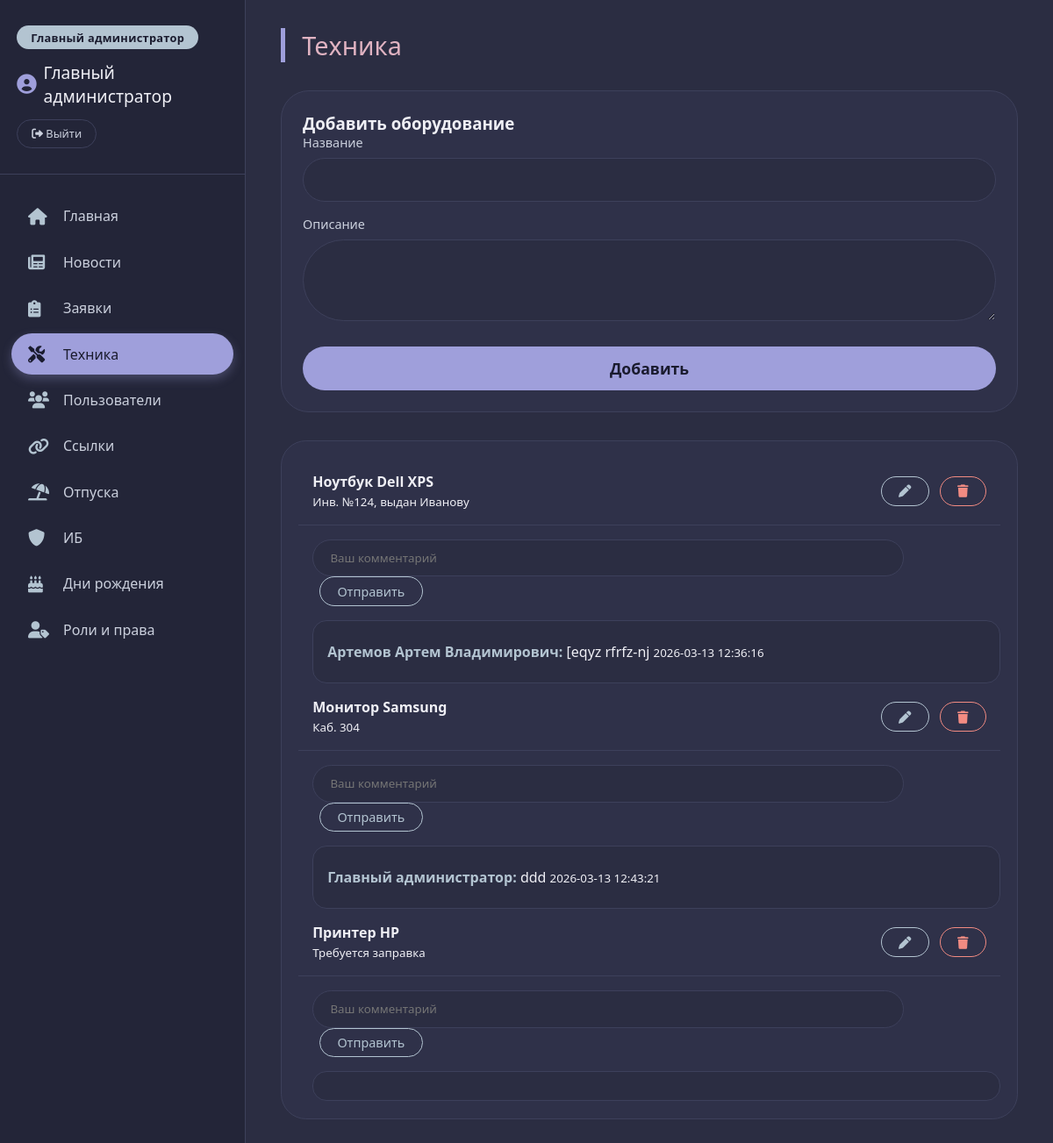
Page /main.php?page=equipment (signed in) on the committed database.
### tables this page shows
CREATE TABLE equipment (
        id INTEGER PRIMARY KEY AUTOINCREMENT,
        name TEXT NOT NULL,
        description TEXT
    );

CREATE TABLE comments (
        id INTEGER PRIMARY KEY AUTOINCREMENT,
        equipment_id INTEGER NOT NULL,
        user_id INTEGER NOT NULL,
        comment TEXT NOT NULL,
        created_at DATETIME DEFAULT CURRENT_TIMESTAMP
    );

CREATE TABLE users (
        id INTEGER PRIMARY KEY AUTOINCREMENT,
        username TEXT UNIQUE NOT NULL,
        password_hash TEXT NOT NULL,
        full_name TEXT NOT NULL,
        role TEXT NOT NULL DEFAULT 'user'
    , role_id INTEGER REFERENCES roles(id));

### config.php (called while the page is built, shortened)
<?php
function hasPermission($pdo, $permission_name) {
    $userId = $_SESSION['user_id'];
    $sql = "SELECT COUNT(*) FROM users u
            JOIN role_permissions rp ON u.role_id = rp.role_id
            JOIN permissions p ON rp.permission_id = p.id
            WHERE u.id = :user_id AND p.name = :perm";
    $stmt = $pdo->prepare($sql);
    $stmt->execute(['user_id' => $userId, 'perm' => $permission_name]);
    return $stmt->fetchColumn() > 0;
}

### pages/equipment.php (the view, shortened to what this page needs)
<?php
require_once __DIR__ . '/../config.php';
$equipments = cacheGet('equipment_list', 600);
if (!$equipments) {
    $equipments = $pdo->query("SELECT * FROM equipment ORDER BY id")->fetchAll();
}
?>
<h2 class="section-title">Техника</h2>
<?php if (hasPermission($pdo, 'add_equipment')): ?>
<div class="form-container">
    <h3>Добавить оборудование</h3>
    <form action="handlers/add_equipment.php" method="post">
        <div class="form-group">
            <label>Название</label>
            <input type="text" name="name" required>
        </div>
        <div class="form-group">
            <label>Описание</label>
            <textarea name="description" rows="3"></textarea>
        </div>
        <button type="submit" class="btn-primary">Добавить</button>
    </form>
</div>
<?php endif; ?>
<div class="item-list">
    <?php foreach ($equipments as $eq): ?>
    <div class="item-row">
        <div>
            <strong><?= htmlspecialchars($eq['name']) ?></strong><br>
            <small><?= htmlspecialchars($eq['description']) ?></small>
        </div>
        <div>
            <?php if (hasPermission($pdo, 'edit_equipment')): ?>
                <a href="handlers/edit_equipment.php?id=<?= $eq['id'] ?>" class="btn-edit"><i class="fas fa-pen"></i></a>
            <?php endif; ?>
            <?php if (hasPermission($pdo, 'delete_equipment')): ?>
                <a href="?delete=<?= $eq['id'] ?>" class="btn-delete delete-confirm" onclick="return confirm('Удалить оборудование?')"><i class="fas fa-trash"></i></a>
            <?php endif; ?>
        </div>
    </div>
    <?php if (hasPermission($pdo, 'add_comment')): ?>
    <div class="comment-section">
        <form action="handlers/add_comment.php" method="post">
            <input type="text" name="comment" class="comment-input" placeholder="Ваш комментарий" required>
            <button type="submit" class="btn-comment">Отправить</button>
        </form>
        <div class="comment-list">
            <?php
            $stmt = $pdo->prepare("SELECT c.*, u.full_name FROM comments c JOIN users u ON c.user_id = u.id WHERE c.equipment_id = ? ORDER BY c.created_at DESC");
            $stmt->execute([$eq['id']]);
            $comments = $stmt->fetchAll();
            ?>
            <?php foreach ($comments as $c): ?>
            <div class="comment-item">
                <strong><?= htmlspecialchars($c['full_name']) ?>:</strong> <?= htmlspecialchars($c['comment']) ?> <small><?= $c['created_at'] ?></small>
            </div>
            <?php endforeach; ?>
        </div>
    </div>
    <?php endif; ?>
    <?php endforeach; ?>
</div>

### style.css (style rules this page uses)
* { margin: 0; padding: 0; box-sizing: border-box; font-family: 'Segoe UI', Roboto, 'Helvetica Neue', sans-serif; }
:root { --bg-dark: #1a1b2e; --bg-sidebar: #232538; --bg-content: #2b2d42; --card-bg: #2f3149; --accent-pastel: #9f9fdb; --accent-soft: #b3c4d1; --accent-green: #99bbad; --accent-pink: #e0b3c2; --text-primary: #efeff5; --text-secondary: #cbd0dd; --border-subtle: #3d405b; --hover-light: #3d405b; --danger: #f28b82; --success: #9f9fdb; }
body { background-color: var(--bg-dark); color: var(--text-primary); height: 100vh; display: flex; align-items: center; justify-content: center; overflow: hidden; }
.btn-login, .btn-primary { width: 100%; padding: 0.9rem; background: var(--accent-pastel); color: #1a1b2e; font-weight: 600; border: none; border-radius: 3rem; font-size: 1.1rem; cursor: pointer; transition: 0.2s; margin-top: 1rem; }
.section-title { font-size: 1.8rem; font-weight: 300; margin-bottom: 2rem; color: var(--accent-pink); border-left: 5px solid var(--accent-pastel); padding-left: 1.2rem; }
.form-container { background: var(--card-bg); border-radius: 2rem; padding: 1.5rem; margin-bottom: 2rem; border: 1px solid var(--border-subtle); }
.form-group { margin-bottom: 1rem; }
.form-group label { display: block; margin-bottom: 0.5rem; color: var(--text-secondary); font-size: 0.9rem; }
.form-group input, .form-group select, .form-group textarea { width: 100%; padding: 0.8rem 1rem; background: var(--bg-content); border: 1px solid var(--border-subtle); border-radius: 3rem; color: white; font-size: 1rem; outline: none; }
.btn-primary { background: var(--accent-pastel); color: #1a1b2e; border: none; border-radius: 3rem; padding: 0.8rem 1.5rem; font-weight: 600; cursor: pointer; transition: 0.2s; margin-top: 0.5rem; }
.btn-edit, .btn-delete, .btn-take, .btn-comment, .btn-upload { background: none; border: 1px solid var(--accent-soft); color: var(--accent-soft); padding: 0.4rem 1.2rem; border-radius: 30px; cursor: pointer; transition: 0.2s; font-size: 0.9rem; text-decoration: none; display: inline-block; margin-left: 0.5rem; }
.btn-delete { border-color: var(--danger); color: var(--danger); }
.item-list { background: var(--card-bg); border-radius: 1.8rem; padding: 1.2rem; border: 1px solid var(--border-subtle); margin-bottom: 1.5rem; }
.item-row { display: flex; align-items: center; justify-content: space-between; padding: 1rem 1rem; border-bottom: 1px solid var(--border-subtle); flex-wrap: wrap; gap: 0.5rem; }
.comment-section { margin-top: 1rem; padding-left: 1rem; }
.comment-input { flex: 1; background: var(--bg-content); border: 1px solid var(--border-subtle); border-radius: 3rem; padding: 0.7rem 1.2rem; color: white; width: calc(100% - 110px); }
.comment-list { margin-top: 1rem; background: var(--bg-content); border-radius: 1rem; padding: 1rem; border: 1px solid var(--border-subtle); }
.comment-item { padding: 0.5rem 0; border-bottom: 1px solid var(--border-subtle); }
.comment-item:last-child { border-bottom: none; }
.comment-item strong { color: var(--accent-soft); }
a { color: var(--accent-soft); text-decoration: none; }

### rows in the picture
equipment: name "Ноутбук Dell XPS", description "Инв. №124, выдан Иванову"
comments: user.full_name "Артемов Артем Владимирович", comment "[eqyz rfrfz-nj", created_at "2026-03-13 12:36:16"
equipment: name "Монитор Samsung", description "Каб. 304"
comments: user.full_name "Главный администратор", comment "ddd", created_at "2026-03-13 12:43:21"
equipment: name "Принтер HP", description "Требуется заправка"

### other values in the picture
$_SESSION['user_name'] "Главный администратор"
$name "Главная"
$name "Новости"
$name "Заявки"
$name "Техника"
$name "Пользователи"
$name "Ссылки"
$name "Отпуска"
$name "ИБ"
$name "Дни рождения"
$name "Роли и права"
